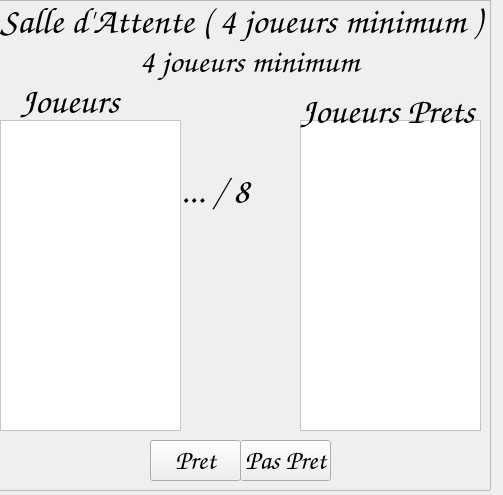
<?xml version="1.0" encoding="UTF-8"?>
<ui version="4.0">
 <class>SalleAttente</class>
 <widget class="QWidget" name="SalleAttente">
  <property name="geometry">
   <rect>
    <x>0</x>
    <y>0</y>
    <width>503</width>
    <height>495</height>
   </rect>
  </property>
  <property name="windowTitle">
   <string>Form</string>
  </property>
  <property name="styleSheet">
   <string notr="true">background-image: url(:/img/challengeNoel.png);</string>
  </property>
  <widget class="QFrame" name="frame">
   <property name="geometry">
    <rect>
     <x>-10</x>
     <y>0</y>
     <width>501</width>
     <height>491</height>
    </rect>
   </property>
   <property name="frameShape">
    <enum>QFrame::StyledPanel</enum>
   </property>
   <property name="frameShadow">
    <enum>QFrame::Raised</enum>
   </property>
   <widget class="QListWidget" name="listWidgetJoueur">
    <property name="geometry">
     <rect>
      <x>10</x>
      <y>120</y>
      <width>181</width>
      <height>311</height>
     </rect>
    </property>
    <property name="font">
     <font>
      <pointsize>15</pointsize>
     </font>
    </property>
    <property name="styleSheet">
     <string notr="true">background-color: rgb(255, 255, 255);</string>
    </property>
   </widget>
   <widget class="QListWidget" name="listWidgetJoueurPret">
    <property name="geometry">
     <rect>
      <x>310</x>
      <y>120</y>
      <width>181</width>
      <height>311</height>
     </rect>
    </property>
    <property name="font">
     <font>
      <pointsize>15</pointsize>
     </font>
    </property>
    <property name="styleSheet">
     <string notr="true">background-color: rgb(255, 255, 255);</string>
    </property>
   </widget>
   <widget class="QLabel" name="labelSalleAttente">
    <property name="geometry">
     <rect>
      <x>10</x>
      <y>0</y>
      <width>491</width>
      <height>41</height>
     </rect>
    </property>
    <property name="font">
     <font>
      <family>Z003</family>
      <pointsize>28</pointsize>
      <italic>true</italic>
      <bold>true</bold>
     </font>
    </property>
    <property name="text">
     <string>Salle d'Attente ( 4 joueurs minimum )</string>
    </property>
   </widget>
   <widget class="QLabel" name="label">
    <property name="geometry">
     <rect>
      <x>150</x>
      <y>40</y>
      <width>251</width>
      <height>41</height>
     </rect>
    </property>
    <property name="font">
     <font>
      <family>Z003</family>
      <pointsize>25</pointsize>
      <italic>true</italic>
      <bold>true</bold>
     </font>
    </property>
    <property name="text">
     <string>4 joueurs minimum</string>
    </property>
   </widget>
   <widget class="QPushButton" name="pushButtonPasPret">
    <property name="geometry">
     <rect>
      <x>250</x>
      <y>440</y>
      <width>91</width>
      <height>41</height>
     </rect>
    </property>
    <property name="font">
     <font>
      <family>Z003</family>
      <pointsize>20</pointsize>
      <italic>true</italic>
      <bold>true</bold>
     </font>
    </property>
    <property name="text">
     <string>Pas Pret</string>
    </property>
   </widget>
   <widget class="QPushButton" name="pushButtonPret">
    <property name="geometry">
     <rect>
      <x>160</x>
      <y>440</y>
      <width>91</width>
      <height>41</height>
     </rect>
    </property>
    <property name="font">
     <font>
      <family>Z003</family>
      <pointsize>20</pointsize>
      <italic>true</italic>
      <bold>true</bold>
     </font>
    </property>
    <property name="text">
     <string>Pret</string>
    </property>
   </widget>
   <widget class="QLabel" name="label_2">
    <property name="geometry">
     <rect>
      <x>30</x>
      <y>80</y>
      <width>111</width>
      <height>41</height>
     </rect>
    </property>
    <property name="font">
     <font>
      <family>Z003</family>
      <pointsize>28</pointsize>
      <italic>true</italic>
      <bold>true</bold>
     </font>
    </property>
    <property name="text">
     <string>Joueurs</string>
    </property>
   </widget>
   <widget class="QLabel" name="label_3">
    <property name="geometry">
     <rect>
      <x>310</x>
      <y>90</y>
      <width>181</width>
      <height>41</height>
     </rect>
    </property>
    <property name="font">
     <font>
      <family>Z003</family>
      <pointsize>28</pointsize>
      <italic>true</italic>
      <bold>true</bold>
     </font>
    </property>
    <property name="text">
     <string>Joueurs Prets</string>
    </property>
   </widget>
   <widget class="QLabel" name="label_4">
    <property name="geometry">
     <rect>
      <x>190</x>
      <y>170</y>
      <width>121</width>
      <height>41</height>
     </rect>
    </property>
    <property name="font">
     <font>
      <family>Z003</family>
      <pointsize>28</pointsize>
      <italic>true</italic>
      <bold>true</bold>
     </font>
    </property>
    <property name="text">
     <string>... / 8</string>
    </property>
   </widget>
  </widget>
 </widget>
 <resources/>
 <connections/>
</ui>
